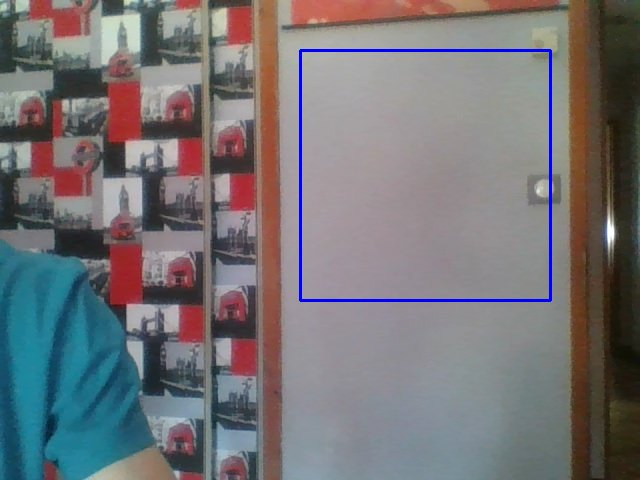
#> input picture ImageDoc/HandGesture_1.jpg, 640 x 480 px, given in place of the camera
$ python handGesture_v1.py   (older library calls are emulated)
#> lines starting #> are read from the running program, lines starting #| are printed output that depends on the picture; after the words box and inside, x2 and y2 are one past the last pixel; in counts of white or black regions, pixels touching at a corner belong together
#!/usr/bin/python2.7

#Import necessary packages
import cv2
import numpy
import math

capture = cv2.VideoCapture(0)

keyPressed = -1

# Constants for finding range of skin color in YCrCb
min_YCrCb = numpy.array([0, 138, 67],numpy.uint8)
max_YCrCb = numpy.array([255,173,133],numpy.uint8)

# Small rectangular kernel for the opening
kernel = numpy.ones((7,7),numpy.uint8)

while(keyPressed != 27):

    _, frame = capture.read()
#> frame is the input picture: shape (480, 640, 3); mean B, G, R 118.2, 115.2, 117

    #Flip the image to get a mirror effect
    frame = cv2.flip(frame,1)

    #Define ROI
    roi = frame[50:300,300:550]
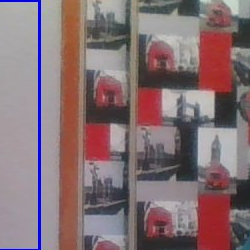
#> roi: shape (250, 250, 3); mean B, G, R 116.7, 112.7, 133.4
    cv2.rectangle(frame,(300,50),(550,300),(255,0,0),2)
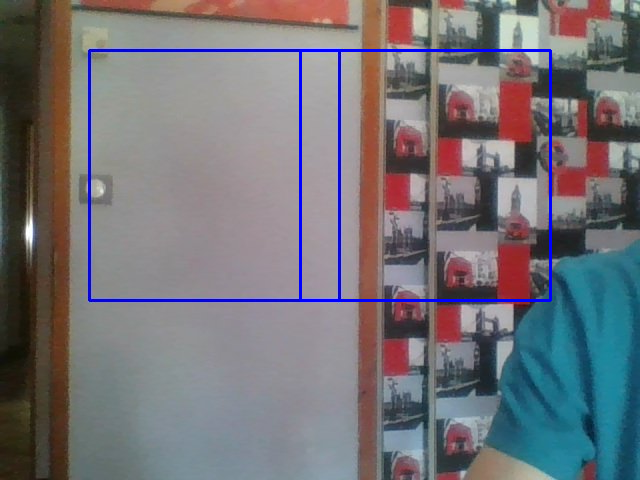
#> frame: shape (480, 640, 3); mean B, G, R 119.4, 114.1, 115.9


    # Convert image to YCrCb
    imageYCrCb = cv2.cvtColor(roi,cv2.COLOR_BGR2YCR_CB)
#> imageYCrCb: shape (250, 250, 3); mean of channels 0, 1, 2 117.1, 137.5, 129.4
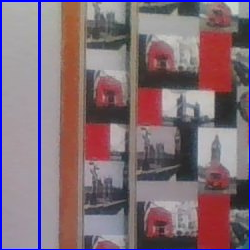
#> roi: shape (250, 250, 3); 2.39% of pixels changed, all inside (x1, y1, x2, y2) = (0, 0, 250, 250)

    # Find region with skin tone in YCrCb image
    skinRegion = cv2.inRange(imageYCrCb,min_YCrCb,max_YCrCb)
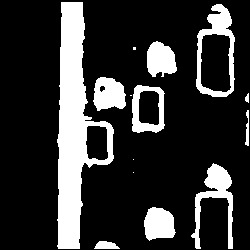
#> skinRegion: shape (250, 250); 20.2% white; 14 white regions (4 under 20 px), largest, box (x1, y1, x2, y2) and area: (57, 2, 114, 249) 6472, (196, 4, 235, 97) 1313, (191, 163, 233, 249) 1256
    #skinRegion = cv2.GaussianBlur(skinRegion, (3,3), 0)
    #Morphologic Opening to remove the noise
    skinRegion = cv2.morphologyEx(skinRegion, cv2.MORPH_OPEN, kernel)
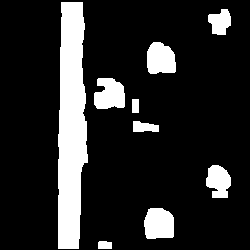
#> skinRegion: shape (250, 250); 15.6% white; 9 white regions

    # Do contour detection on skin region
    _, contours, hierarchy = cv2.findContours(skinRegion, cv2.RETR_EXTERNAL, cv2.CHAIN_APPROX_SIMPLE)
#> contours = 9 contours; largest, box (x1, y1, x2, y2) and area: (58, 2, 88, 249) 5662, (144, 208, 174, 239) 764, (147, 42, 176, 74) 726, (94, 78, 125, 109) 721, (206, 165, 231, 198) 562

    # Draw the contour on the source image
    for i, c in enumerate(contours):
        area = cv2.contourArea(c)
        #if the contour have a minimum size (to remove the noise)
        if area > 1000:
            cnt = contours[i]

            hull = cv2.convexHull(cnt)

            #Drawing contour and convex hull
            cv2.drawContours(roi, [cnt], 0, (0,0,255), 0)
            cv2.drawContours(roi, [hull], 0, (0,255,0), 0)

            hull = cv2.convexHull(cnt, returnPoints=False)
            defects = cv2.convexityDefects(cnt,hull)

            count_defects = 0

            #http://vipul.xyz/2015/03/gesture-recognition-using-opencv-python.html
            if hasattr(defects, 'shape'):
                for i in range(defects.shape[0]):
                    s,e,f,d = defects[i,0]

                    start = tuple(cnt[s][0])
                    end = tuple(cnt[e][0])
                    far = tuple(cnt[f][0])

                    # find length of all sides of triangle
                    a = math.sqrt((end[0] - start[0])**2 + (end[1] - start[1])**2)
                    b = math.sqrt((far[0] - start[0])**2 + (far[1] - start[1])**2)
                    c = math.sqrt((end[0] - far[0])**2 + (end[1] - far[1])**2)

                    # apply cosine rule here
                    angle = math.acos((b**2 + c**2 - a**2)/(2*b*c)) * 57

                    # ignore angles > 90 and highlight rest with red dots
                    if angle <= 90:
                        count_defects += 1

                #Display number of fingers
                if count_defects == 1:
                    cv2.putText(frame,"2", (50, 150), cv2.FONT_HERSHEY_SIMPLEX, 5, (0,0,255), 10)
                elif count_defects == 2:
                    cv2.putText(frame,"3", (50, 150), cv2.FONT_HERSHEY_SIMPLEX, 5, (0,0,255), 10)
                elif count_defects == 3:
                    cv2.putText(frame,"4", (50, 150), cv2.FONT_HERSHEY_SIMPLEX, 5, (0,0,255), 10)
                elif count_defects == 4:
                    cv2.putText(frame,"5", (50, 150), cv2.FONT_HERSHEY_SIMPLEX, 5, (0,0,255), 10)
                elif count_defects == 0:
                    cv2.putText(frame,"1", (50, 150), cv2.FONT_HERSHEY_SIMPLEX, 5, (0,0,255), 10)
#> this loop made 9 passes
#> area on pass 9: 5662.5
#> area on passes 1, 2, 3, 4, 6, 7: 86, 764, 562.5, 192, 721, 725.5
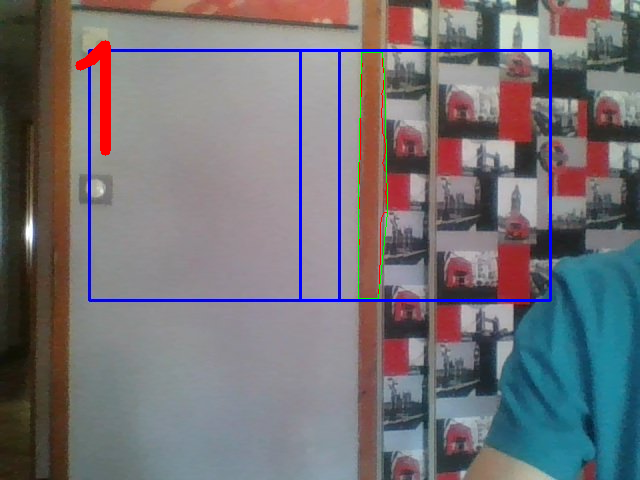
#> frame: shape (480, 640, 3); 0.78% of pixels changed, all inside (x1, y1, x2, y2) = (75, 40, 388, 299)
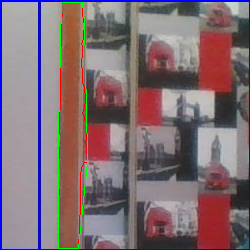
#> roi: shape (250, 250, 3); 1.36% of pixels changed, all inside (x1, y1, x2, y2) = (58, 2, 88, 249)


    cv2.imshow('Camera Output',frame)
    cv2.imshow('',skinRegion)

    keyPressed = cv2.waitKey(1)
#> (key Esc is pressed here)

capture.release()
